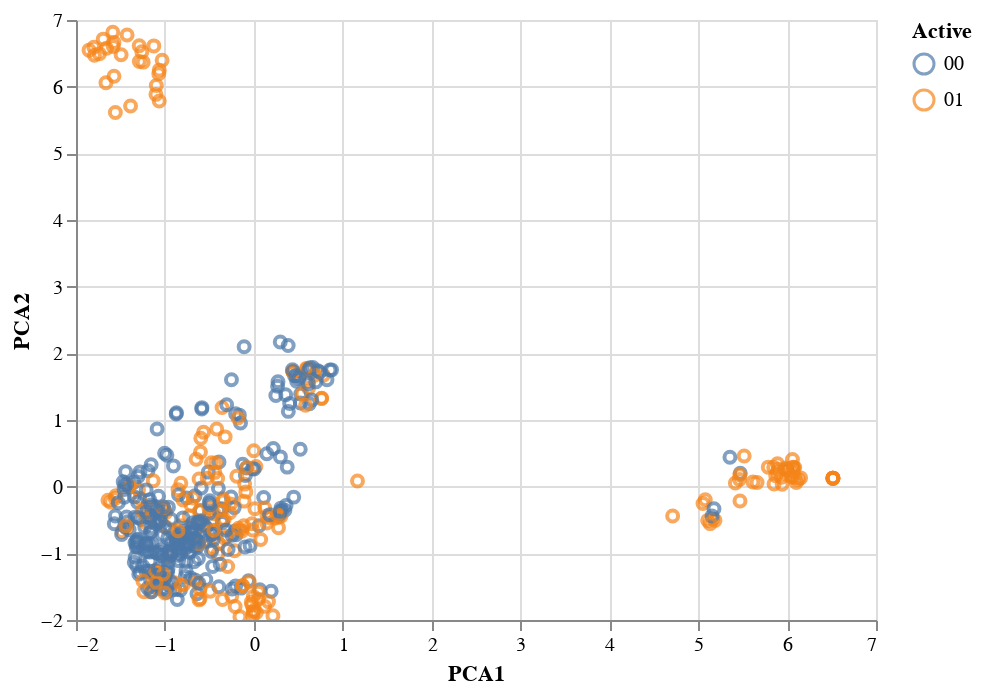

This figure's notebook cell:
### Code cell
alt.Chart(dataset).mark_point().encode(
           x = 'PCA1',
           y = 'PCA2',
           color = 'Active',
           tooltip = ['PUBCHEM_SUBSTANCE_ID', 'SMILES']).interactive()

### Figure 1 — Vega-Lite specification as saved in the notebook (floating-point values rounded to 4 significant figures; data arrays with more than 128 entries replaced by an {"elided": "..."} marker saying what was removed)
{"config": {"view": {"continuousWidth": 400, "continuousHeight": 300}}, "data": {"name": "data-9900bc9000a114c706ff35ec6e9e2928"}, "mark": "point", "encoding": {"color": {"type": "nominal", "field": "Active"}, "tooltip": [{"type": "nominal", "field": "PUBCHEM_SUBSTANCE_ID"}, {"type": "nominal", "field": "SMILES"}], "x": {"type": "quantitative", "field": "PCA1"}, "y": {"type": "quantitative", "field": "PCA2"}}, "selection": {"selector004": {"type": "interval", "bind": "scales", "encodings": ["x", "y"]}}, "$schema": "https://vega.github.io/schema/vega-lite/v4.8.1.json", "datasets": {"data-9900bc9000a114c706ff35ec6e9e2928": {"elided": "488 records"}}}
